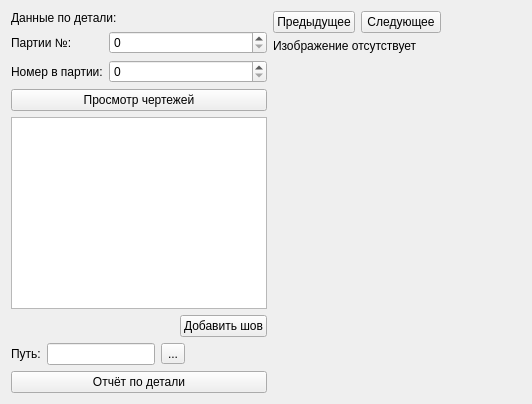
      <widget class="QWidget" name="page">
       <layout class="QHBoxLayout" name="horizontalLayout_13">
        <item>
         <layout class="QVBoxLayout" name="verticalLayout_13">
          <property name="sizeConstraint">
           <enum>QLayout::SetFixedSize</enum>
          </property>
          <item>
           <widget class="QLabel" name="label_46">
            <property name="text">
             <string>Данные по детали:</string>
            </property>
           </widget>
          </item>
          <item>
           <layout class="QFormLayout" name="formLayout_8">
            <item row="0" column="0">
             <widget class="QLabel" name="label_60">
              <property name="text">
               <string>Партии №:</string>
              </property>
             </widget>
            </item>
            <item row="1" column="0">
             <widget class="QLabel" name="label_61">
              <property name="text">
               <string>Номер в партии:</string>
              </property>
             </widget>
            </item>
            <item row="0" column="1">
             <widget class="QSpinBox" name="spinBox"/>
            </item>
            <item row="1" column="1">
             <widget class="QSpinBox" name="spinBox_2"/>
            </item>
           </layout>
          </item>
          <item>
           <widget class="QPushButton" name="pushButton_5">
            <property name="text">
             <string>Просмотр чертежей</string>
            </property>
           </widget>
          </item>
          <item>
           <layout class="QVBoxLayout" name="verticalLayout">
            <item>
             <widget class="QTableWidget" name="tableWidget_2"/>
            </item>
            <item>
             <layout class="QHBoxLayout" name="horizontalLayout_11">
              <item>
               <spacer name="horizontalSpacer_9">
                <property name="orientation">
                 <enum>Qt::Horizontal</enum>
                </property>
                <property name="sizeHint" stdset="0">
                 <size>
                  <width>40</width>
                  <height>20</height>
                 </size>
                </property>
               </spacer>
              </item>
              <item>
               <widget class="QPushButton" name="pushButton_2">
                <property name="text">
                 <string>Добавить шов</string>
                </property>
               </widget>
              </item>
             </layout>
            </item>
           </layout>
          </item>
          <item>
           <layout class="QGridLayout" name="gridLayout_4">
            <item row="0" column="0">
             <layout class="QGridLayout" name="gridLayout_3">
              <item row="0" column="0">
               <widget class="QLabel" name="label_42">
                <property name="text">
                 <string>Путь:</string>
                </property>
               </widget>
              </item>
              <item row="0" column="1">
               <layout class="QFormLayout" name="formLayout_2">
                <item row="0" column="0">
                 <widget class="QLineEdit" name="lineEdit"/>
                </item>
                <item row="0" column="1">
                 <widget class="QToolButton" name="toolButton">
                  <property name="text">
                   <string>...</string>
                  </property>
                 </widget>
                </item>
               </layout>
              </item>
             </layout>
            </item>
            <item row="1" column="0">
             <widget class="QPushButton" name="pushButton">
              <property name="text">
               <string>Отчёт по детали</string>
              </property>
             </widget>
            </item>
           </layout>
          </item>
         </layout>
        </item>
        <item>
         <layout class="QVBoxLayout" name="verticalLayout_11">
          <item>
           <layout class="QHBoxLayout" name="horizontalLayout_12">
            <item>
             <widget class="QPushButton" name="pushButton_3">
              <property name="text">
               <string>Предыдущее</string>
              </property>
             </widget>
            </item>
            <item>
             <widget class="QPushButton" name="pushButton_4">
              <property name="text">
               <string>Следующее</string>
              </property>
             </widget>
            </item>
            <item>
             <spacer name="horizontalSpacer_11">
              <property name="orientation">
               <enum>Qt::Horizontal</enum>
              </property>
              <property name="sizeHint" stdset="0">
               <size>
                <width>40</width>
                <height>20</height>
               </size>
              </property>
             </spacer>
            </item>
           </layout>
          </item>
          <item>
           <widget class="QLabel" name="label_62">
            <property name="text">
             <string>Изображение отсутствует</string>
            </property>
           </widget>
          </item>
          <item>
           <spacer name="verticalSpacer_4">
            <property name="orientation">
             <enum>Qt::Vertical</enum>
            </property>
            <property name="sizeHint" stdset="0">
             <size>
              <width>20</width>
              <height>40</height>
             </size>
            </property>
           </spacer>
          </item>
         </layout>
        </item>
        <item>
         <spacer name="horizontalSpacer_10">
          <property name="orientation">
           <enum>Qt::Horizontal</enum>
          </property>
          <property name="sizeHint" stdset="0">
           <size>
            <width>40</width>
            <height>20</height>
           </size>
          </property>
         </spacer>
        </item>
       </layout>
      </widget>
